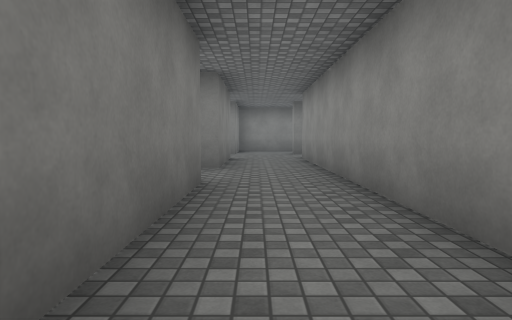
view 1 (above)

24 first-person views from a walk through a Unity game level. The camera is 1.2 m above the floor, tilts 4° down and sees 75° across. The floor is counted in squares, 2 m on a side. Each view is taken from the middle of a square. On the plan, view 1 faces up. The plan holds only what a view shows up to about 10 squares ahead; the rest is blank. The place goes on beyond the plan. The player is left out. Door leaves are left out, so doorways stand open. Surface patterns are stand-ins for the level's own textures.

view 2
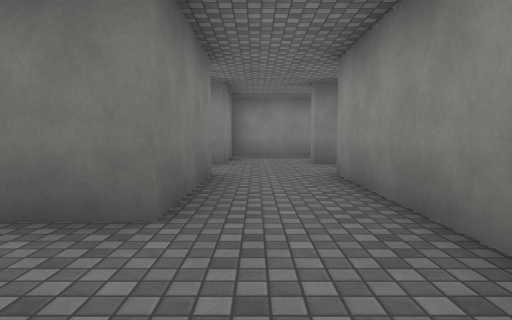

view 3
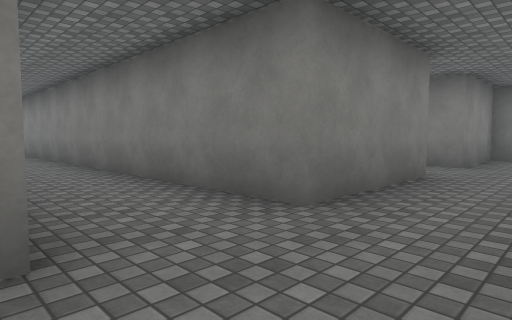

view 4
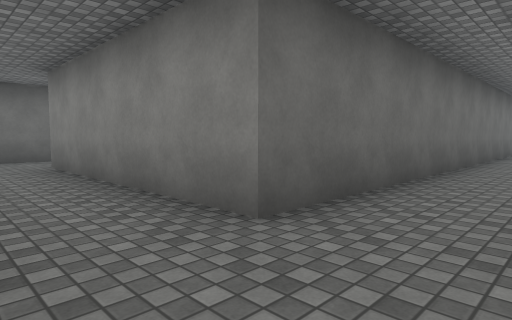

view 5
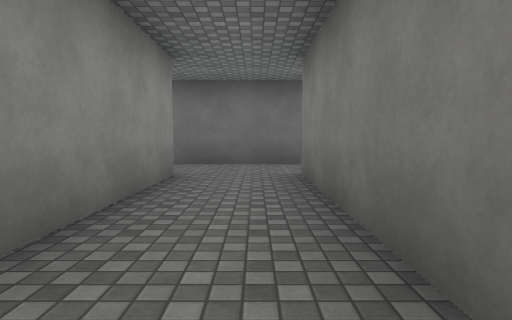

view 6
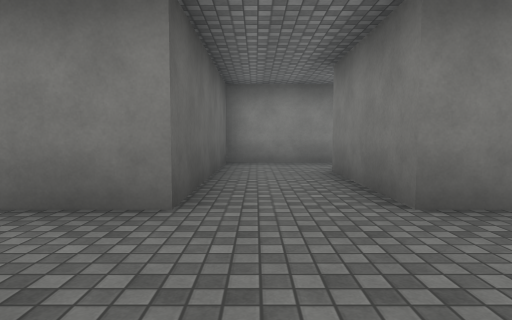

view 7
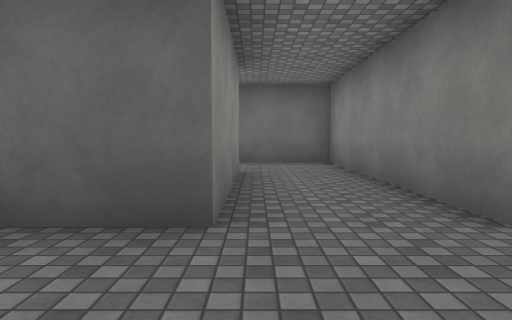

view 8
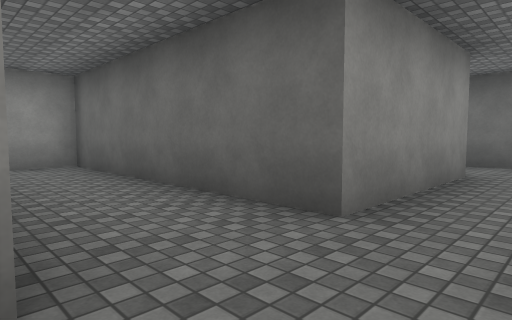

view 9
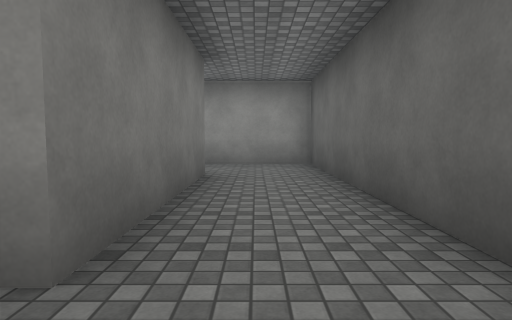

view 10
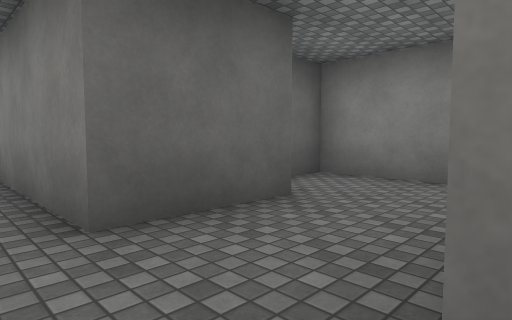

view 11
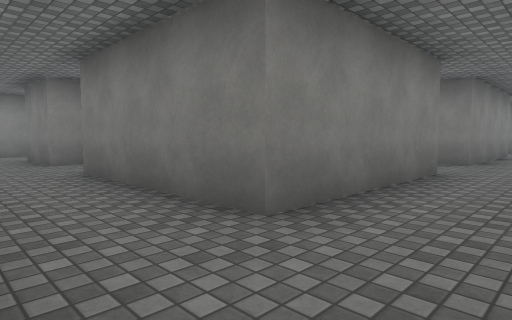

view 12
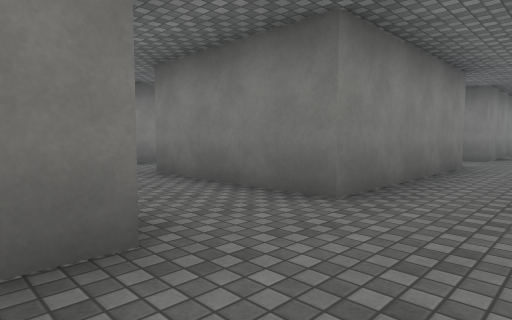

view 13
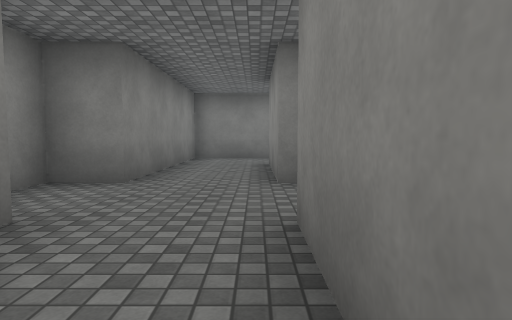

view 14
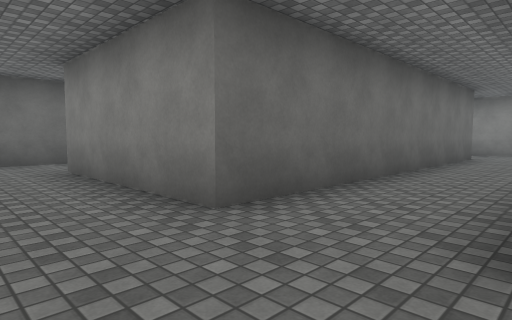

view 15
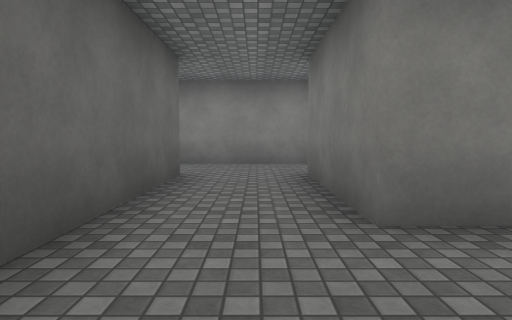

view 16
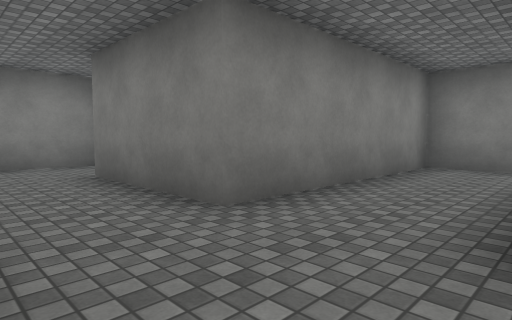

view 17
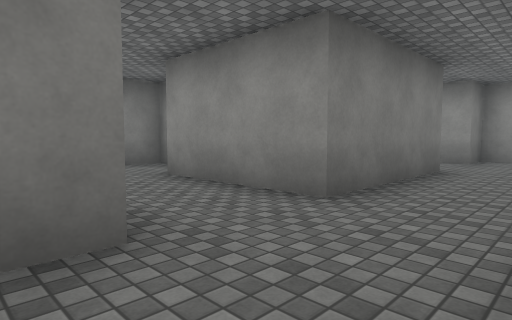

view 18
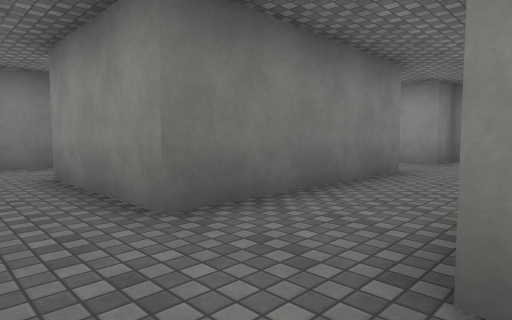

view 19
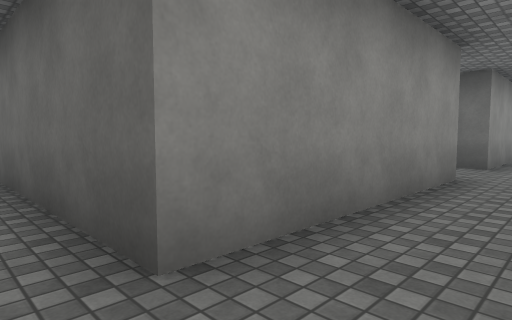

view 20
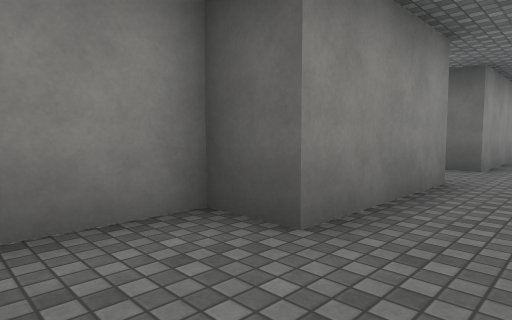

view 21
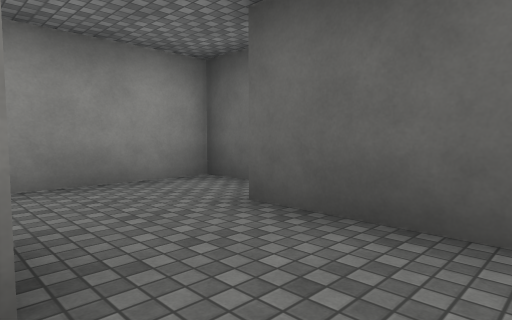

view 22
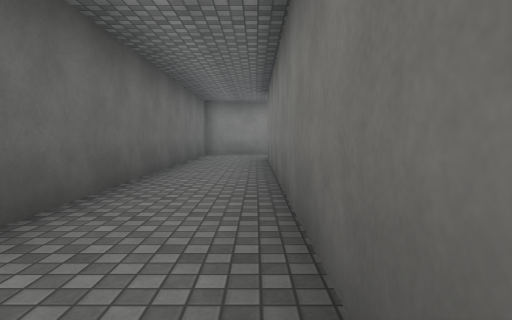

view 23
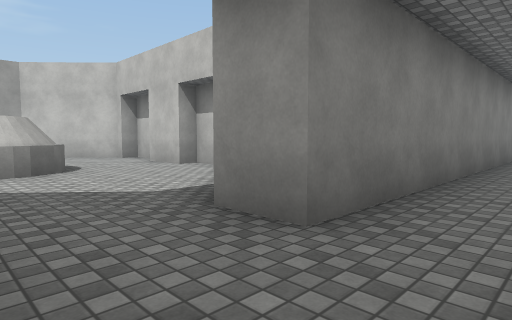

view 24
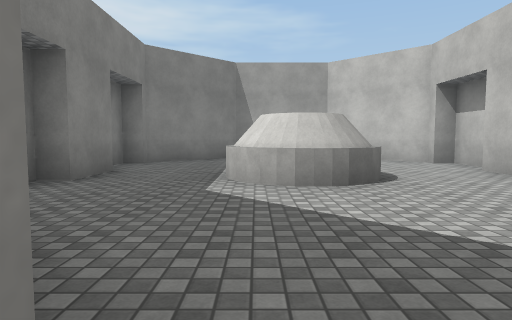

### Floor plan
Points are (right, up) in squares from view 1. A wall is a line through its corners. A room is listed if a view was taken in it or the views show most of it. See-through windows are left out.
Room 1 (views 1, 2, 3, 4, 5, 6, 7, 8, 9, 10, 11, 12, 13, 14, 15, 16, 17, 18, 19, 20, 21, 22, 23, 24)
walls: (-5.7, 14.8) (-5.7, 9.3) (-0.7, 9.3) (-0.7, 6.3) (-13.2, 6.3) (-13.2, 7.4); (-5.7, 17.5) (-5.7, 16.8); (1.8, 13.8) (-0.7, 13.8) (-0.7, 11.3) (-3.7, 11.3) (-3.7, 14.8) (2.3, 14.8) (2.3, 20.8) (2.9, 20.8); (1.9, 11.3) (1.3, 11.3) (1.3, 11.9); (-8.2, 20.8) (0.3, 20.8) (0.3, 16.8) (-3.8, 16.8); (-10.2, 11.1) (-10.2, 11.8) (-10.7, 11.8); (3.3, 22.1) (3.3, 22.8) (2.3, 22.8) (2.3, 27.3) (6.4, 27.3); (-10.2, 23.6) (-10.2, 20.2); (-2.1, 27.8) (-5.2, 27.8) (-5.2, 22.8) (-8.2, 22.8); (0.3, 27.4) (0.3, 22.8) (-3.2, 22.8) (-3.2, 25.9); (-17.7, 11.8) (-18.2, 11.8); (-14, 4.3) (-0.7, 4.3) (-0.7, -1.3); (1.3, -1.3) (1.3, 9.4); (6.5, 29.3) (2.3, 29.3) (2.3, 32.3) (3.3, 32.3) (3.3, 33.8); (-1.2, -3.2) (1.4, -3.2); (2.9, 34.3) (0.3, 34.3) (0.3, 29.3) (-0.7, 29.3) (-0.7, 28.6)
ways out: opening at (-16.5, 12.5); opening at (-11.5, 12.5); opening at (-6.5, 15.5); opening at (2, -2.5)

Positions as (right, up) in squares from view 1, and headings:
1: (0, 0), facing up
2: (0, 4), facing up
3: (1, 4), facing up-left
4: (1, 6), facing down-left
5: (0, 4), facing down
6: (2, 10), facing left
7: (-4, 17), facing down
8: (-5, 17), facing down-right
9: (-5, 16), facing right
10: (-5, 17), facing down-left
11: (2, 15), facing up-left
12: (2, 20), facing up-left
13: (2, 25), facing up
14: (2, 23), facing down-left
15: (-3, 22), facing left
16: (-3, 21), facing up-left
17: (-6, 21), facing up-right
18: (1, 27), facing up-right
19: (1, 28), facing down-right
20: (1, 34), facing down-right
21: (0, -1), facing down-right
22: (-4, 6), facing left
23: (-15, 5), facing up-right
24: (-15, 7), facing up
